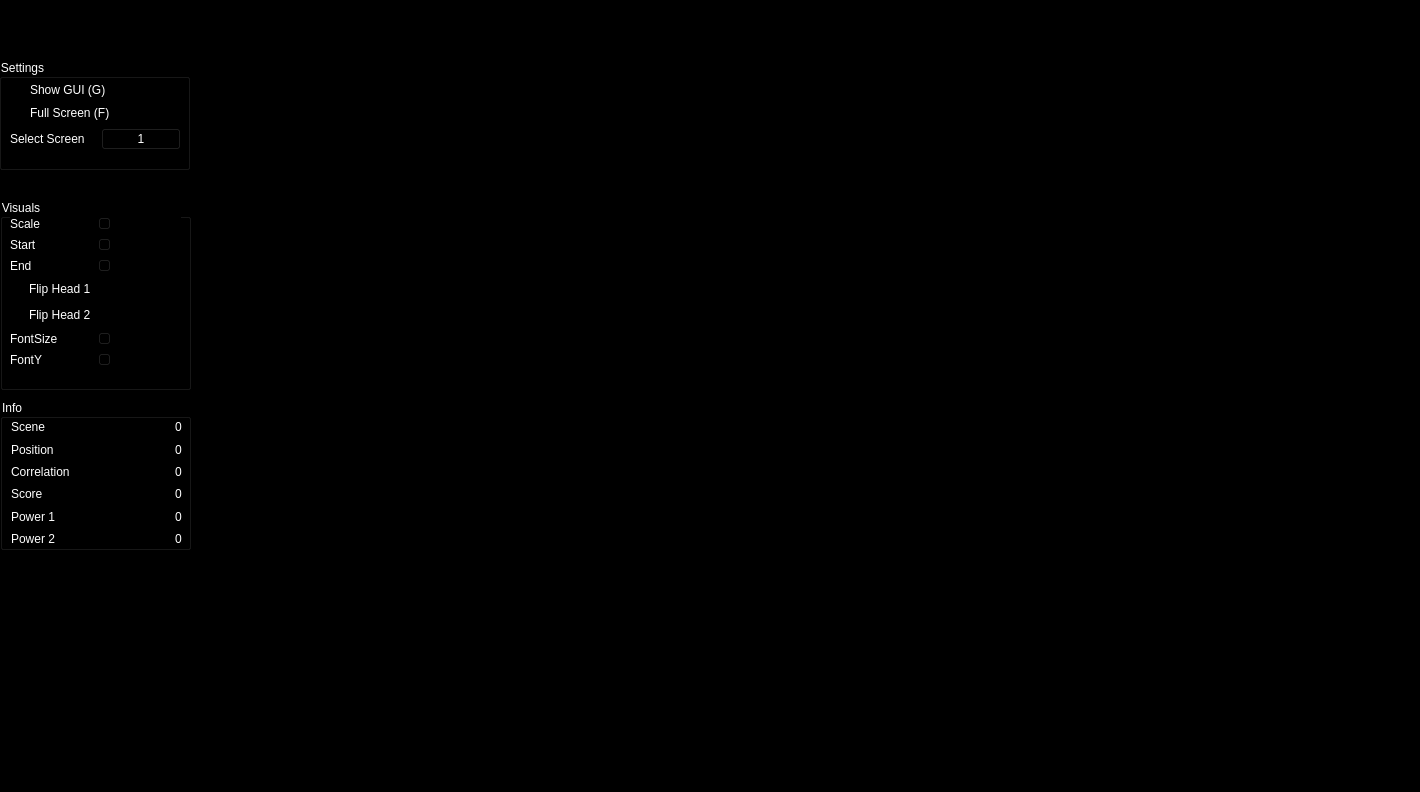
<?xml version="1.0" encoding="UTF-8"?>
<ui version="4.0">
 <class>MainWindow</class>
 <widget class="QMainWindow" name="MainWindow">
  <property name="geometry">
   <rect>
    <x>0</x>
    <y>0</y>
    <width>1420</width>
    <height>792</height>
   </rect>
  </property>
  <property name="windowTitle">
   <string>MainWindow</string>
  </property>
  <property name="styleSheet">
   <string notr="true">background-color: rgb(0, 0, 0);</string>
  </property>
  <widget class="QWidget" name="centralwidget">
   <widget class="QGroupBox" name="VisualsBox">
    <property name="geometry">
     <rect>
      <x>0</x>
      <y>180</y>
      <width>191</width>
      <height>191</height>
     </rect>
    </property>
    <property name="styleSheet">
     <string notr="true">color: rgb(255, 255, 255);</string>
    </property>
    <property name="title">
     <string>Visuals</string>
    </property>
    <widget class="QWidget" name="">
     <property name="geometry">
      <rect>
       <x>10</x>
       <y>17</y>
       <width>171</width>
       <height>154</height>
      </rect>
     </property>
     <layout class="QVBoxLayout" name="verticalLayout">
      <item>
       <layout class="QHBoxLayout" name="horizontalLayout_3">
        <item>
         <widget class="QLabel" name="scale_slider">
          <property name="text">
           <string>Scale</string>
          </property>
         </widget>
        </item>
        <item>
         <widget class="QSlider" name="scale_label">
          <property name="sizePolicy">
           <sizepolicy hsizetype="Minimum" vsizetype="Fixed">
            <horstretch>0</horstretch>
            <verstretch>0</verstretch>
           </sizepolicy>
          </property>
          <property name="orientation">
           <enum>Qt::Horizontal</enum>
          </property>
         </widget>
        </item>
       </layout>
      </item>
      <item>
       <layout class="QHBoxLayout" name="horizontalLayout">
        <item>
         <widget class="QLabel" name="start_slider">
          <property name="text">
           <string>Start</string>
          </property>
         </widget>
        </item>
        <item>
         <widget class="QSlider" name="start_label">
          <property name="sizePolicy">
           <sizepolicy hsizetype="Minimum" vsizetype="Fixed">
            <horstretch>0</horstretch>
            <verstretch>0</verstretch>
           </sizepolicy>
          </property>
          <property name="orientation">
           <enum>Qt::Horizontal</enum>
          </property>
         </widget>
        </item>
       </layout>
      </item>
      <item>
       <layout class="QHBoxLayout" name="horizontalLayout_2">
        <item>
         <widget class="QLabel" name="end_slider">
          <property name="text">
           <string>End</string>
          </property>
         </widget>
        </item>
        <item>
         <widget class="QSlider" name="end_label">
          <property name="sizePolicy">
           <sizepolicy hsizetype="Minimum" vsizetype="Fixed">
            <horstretch>0</horstretch>
            <verstretch>0</verstretch>
           </sizepolicy>
          </property>
          <property name="orientation">
           <enum>Qt::Horizontal</enum>
          </property>
         </widget>
        </item>
       </layout>
      </item>
      <item>
       <widget class="QCheckBox" name="flip_one_check">
        <property name="text">
         <string>Flip Head 1</string>
        </property>
       </widget>
      </item>
      <item>
       <widget class="QCheckBox" name="flip_two_check">
        <property name="text">
         <string>Flip Head 2</string>
        </property>
       </widget>
      </item>
      <item>
       <layout class="QHBoxLayout" name="horizontalLayout_4">
        <item>
         <widget class="QLabel" name="font_size_slider">
          <property name="text">
           <string>FontSize</string>
          </property>
         </widget>
        </item>
        <item>
         <widget class="QSlider" name="font_size_label">
          <property name="sizePolicy">
           <sizepolicy hsizetype="Maximum" vsizetype="Fixed">
            <horstretch>0</horstretch>
            <verstretch>0</verstretch>
           </sizepolicy>
          </property>
          <property name="orientation">
           <enum>Qt::Horizontal</enum>
          </property>
         </widget>
        </item>
       </layout>
      </item>
      <item>
       <layout class="QHBoxLayout" name="horizontalLayout_5">
        <item>
         <widget class="QLabel" name="font_y_slider">
          <property name="text">
           <string>FontY</string>
          </property>
         </widget>
        </item>
        <item>
         <widget class="QSlider" name="font_y_label">
          <property name="sizePolicy">
           <sizepolicy hsizetype="Maximum" vsizetype="Fixed">
            <horstretch>0</horstretch>
            <verstretch>0</verstretch>
           </sizepolicy>
          </property>
          <property name="orientation">
           <enum>Qt::Horizontal</enum>
          </property>
         </widget>
        </item>
       </layout>
      </item>
     </layout>
    </widget>
   </widget>
   <widget class="QGroupBox" name="SettingsBox">
    <property name="geometry">
     <rect>
      <x>-1</x>
      <y>40</y>
      <width>191</width>
      <height>111</height>
     </rect>
    </property>
    <property name="styleSheet">
     <string notr="true">color: rgb(255, 255, 255);
border-color: rgb(255, 255, 255);</string>
    </property>
    <property name="title">
     <string>Settings</string>
    </property>
    <widget class="QWidget" name="">
     <property name="geometry">
      <rect>
       <x>11</x>
       <y>21</y>
       <width>171</width>
       <height>75</height>
      </rect>
     </property>
     <layout class="QVBoxLayout" name="verticalLayout_2">
      <item>
       <widget class="QCheckBox" name="show_gui_check">
        <property name="styleSheet">
         <string notr="true"/>
        </property>
        <property name="text">
         <string>Show GUI (G)</string>
        </property>
       </widget>
      </item>
      <item>
       <widget class="QCheckBox" name="full_screen_check">
        <property name="text">
         <string>Full Screen (F)</string>
        </property>
       </widget>
      </item>
      <item>
       <layout class="QHBoxLayout" name="horizontalLayout_12">
        <item>
         <widget class="QLabel" name="select_screen_label">
          <property name="sizePolicy">
           <sizepolicy hsizetype="Expanding" vsizetype="Preferred">
            <horstretch>0</horstretch>
            <verstretch>0</verstretch>
           </sizepolicy>
          </property>
          <property name="text">
           <string>Select Screen</string>
          </property>
         </widget>
        </item>
        <item>
         <widget class="QPushButton" name="select_screen_btn">
          <property name="sizePolicy">
           <sizepolicy hsizetype="Maximum" vsizetype="Fixed">
            <horstretch>0</horstretch>
            <verstretch>0</verstretch>
           </sizepolicy>
          </property>
          <property name="styleSheet">
           <string notr="true">border-color: rgb(255, 255, 255);</string>
          </property>
          <property name="text">
           <string>1</string>
          </property>
         </widget>
        </item>
       </layout>
      </item>
     </layout>
    </widget>
   </widget>
   <widget class="QGroupBox" name="InfoBox">
    <property name="geometry">
     <rect>
      <x>0</x>
      <y>380</y>
      <width>191</width>
      <height>151</height>
     </rect>
    </property>
    <property name="styleSheet">
     <string notr="true">color: rgb(255, 255, 255);</string>
    </property>
    <property name="title">
     <string>Info</string>
    </property>
    <widget class="QWidget" name="">
     <property name="geometry">
      <rect>
       <x>11</x>
       <y>20</y>
       <width>171</width>
       <height>128</height>
      </rect>
     </property>
     <layout class="QVBoxLayout" name="verticalLayout_3">
      <item>
       <layout class="QHBoxLayout" name="horizontalLayout_6">
        <item>
         <widget class="QLabel" name="scene_label">
          <property name="sizePolicy">
           <sizepolicy hsizetype="Expanding" vsizetype="Preferred">
            <horstretch>0</horstretch>
            <verstretch>0</verstretch>
           </sizepolicy>
          </property>
          <property name="text">
           <string>Scene</string>
          </property>
         </widget>
        </item>
        <item>
         <widget class="QLabel" name="scene_value">
          <property name="sizePolicy">
           <sizepolicy hsizetype="Minimum" vsizetype="Preferred">
            <horstretch>0</horstretch>
            <verstretch>0</verstretch>
           </sizepolicy>
          </property>
          <property name="text">
           <string>0</string>
          </property>
         </widget>
        </item>
       </layout>
      </item>
      <item>
       <layout class="QHBoxLayout" name="horizontalLayout_7">
        <item>
         <widget class="QLabel" name="position_label">
          <property name="sizePolicy">
           <sizepolicy hsizetype="Expanding" vsizetype="Preferred">
            <horstretch>0</horstretch>
            <verstretch>0</verstretch>
           </sizepolicy>
          </property>
          <property name="text">
           <string>Position</string>
          </property>
         </widget>
        </item>
        <item>
         <widget class="QLabel" name="position_value">
          <property name="sizePolicy">
           <sizepolicy hsizetype="Minimum" vsizetype="Preferred">
            <horstretch>0</horstretch>
            <verstretch>0</verstretch>
           </sizepolicy>
          </property>
          <property name="text">
           <string>0</string>
          </property>
         </widget>
        </item>
       </layout>
      </item>
      <item>
       <layout class="QHBoxLayout" name="horizontalLayout_8">
        <item>
         <widget class="QLabel" name="correlation_label">
          <property name="sizePolicy">
           <sizepolicy hsizetype="Expanding" vsizetype="Preferred">
            <horstretch>0</horstretch>
            <verstretch>0</verstretch>
           </sizepolicy>
          </property>
          <property name="text">
           <string>Correlation</string>
          </property>
         </widget>
        </item>
        <item>
         <widget class="QLabel" name="correlation_value">
          <property name="sizePolicy">
           <sizepolicy hsizetype="Minimum" vsizetype="Preferred">
            <horstretch>0</horstretch>
            <verstretch>0</verstretch>
           </sizepolicy>
          </property>
          <property name="text">
           <string>0</string>
          </property>
         </widget>
        </item>
       </layout>
      </item>
      <item>
       <layout class="QHBoxLayout" name="horizontalLayout_9">
        <item>
         <widget class="QLabel" name="score_label">
          <property name="sizePolicy">
           <sizepolicy hsizetype="Expanding" vsizetype="Preferred">
            <horstretch>0</horstretch>
            <verstretch>0</verstretch>
           </sizepolicy>
          </property>
          <property name="text">
           <string>Score</string>
          </property>
         </widget>
        </item>
        <item>
         <widget class="QLabel" name="score_value">
          <property name="sizePolicy">
           <sizepolicy hsizetype="Minimum" vsizetype="Preferred">
            <horstretch>0</horstretch>
            <verstretch>0</verstretch>
           </sizepolicy>
          </property>
          <property name="text">
           <string>0</string>
          </property>
         </widget>
        </item>
       </layout>
      </item>
      <item>
       <layout class="QHBoxLayout" name="horizontalLayout_10">
        <item>
         <widget class="QLabel" name="power_one_label">
          <property name="sizePolicy">
           <sizepolicy hsizetype="Expanding" vsizetype="Preferred">
            <horstretch>0</horstretch>
            <verstretch>0</verstretch>
           </sizepolicy>
          </property>
          <property name="text">
           <string>Power 1</string>
          </property>
         </widget>
        </item>
        <item>
         <widget class="QLabel" name="power_one_value">
          <property name="sizePolicy">
           <sizepolicy hsizetype="Minimum" vsizetype="Preferred">
            <horstretch>0</horstretch>
            <verstretch>0</verstretch>
           </sizepolicy>
          </property>
          <property name="text">
           <string>0</string>
          </property>
         </widget>
        </item>
       </layout>
      </item>
      <item>
       <layout class="QHBoxLayout" name="horizontalLayout_11">
        <item>
         <widget class="QLabel" name="power_two_label">
          <property name="sizePolicy">
           <sizepolicy hsizetype="Expanding" vsizetype="Preferred">
            <horstretch>0</horstretch>
            <verstretch>0</verstretch>
           </sizepolicy>
          </property>
          <property name="text">
           <string>Power 2</string>
          </property>
         </widget>
        </item>
        <item>
         <widget class="QLabel" name="power_two_value">
          <property name="sizePolicy">
           <sizepolicy hsizetype="Minimum" vsizetype="Preferred">
            <horstretch>0</horstretch>
            <verstretch>0</verstretch>
           </sizepolicy>
          </property>
          <property name="text">
           <string>0</string>
          </property>
         </widget>
        </item>
       </layout>
      </item>
     </layout>
    </widget>
   </widget>
   <widget class="QWidget" name="">
    <property name="geometry">
     <rect>
      <x>320</x>
      <y>190</y>
      <width>520</width>
      <height>271</height>
     </rect>
    </property>
    <layout class="QHBoxLayout" name="horizontalLayout_13">
     <item>
      <widget class="QLabel" name="label">
       <property name="text">
        <string>&lt;html&gt;&lt;head/&gt;&lt;body&gt;&lt;p&gt;&lt;img src=&quot;:/res/headA/headA_resized.png&quot;/&gt;&lt;/p&gt;&lt;/body&gt;&lt;/html&gt;</string>
       </property>
      </widget>
     </item>
     <item>
      <widget class="QLabel" name="label_2">
       <property name="text">
        <string>&lt;html&gt;&lt;head/&gt;&lt;body&gt;&lt;p&gt;&lt;img src=&quot;:/res/headB/headB_resized.png&quot;/&gt;&lt;/p&gt;&lt;/body&gt;&lt;/html&gt;</string>
       </property>
      </widget>
     </item>
    </layout>
   </widget>
  </widget>
  <widget class="QMenuBar" name="menubar">
   <property name="geometry">
    <rect>
     <x>0</x>
     <y>0</y>
     <width>1420</width>
     <height>22</height>
    </rect>
   </property>
   <widget class="QMenu" name="menuOptions">
    <property name="title">
     <string>Options</string>
    </property>
   </widget>
   <addaction name="menuOptions"/>
  </widget>
  <widget class="QStatusBar" name="statusbar"/>
 </widget>
 <resources>
  <include location="res/headA_res.qrc"/>
 </resources>
 <connections/>
</ui>
